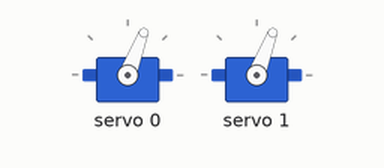
Bench run of a sketch on a simulated Arduino Uno, built with avr-gcc and run on an emulated ATmega328P. Parts: 2 × servo.

Above: at 0.05 s.
Timing chart, 0 to 3.5 s (numbered marks = the images above):
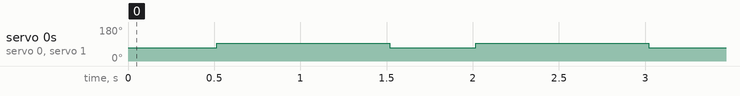

Measured:
- by itself, servo 0, servo 1: alternates 93° for 1.0 s and 69° for 0.50 s

The sketch:

servoPWMHybridExample.ino
```cpp
#include <Wire.h>
#include <Adafruit_PWMServoDriver.h>
#include "CogServo.h"

Adafruit_PWMServoDriver pwm = Adafruit_PWMServoDriver(); // default I2C addr 0x40
CogServo driveServos(pwm);                               // PWM driver mode

void setup() {
  // Use channels 0 and 1 (begin() will initialize driver to 50 Hz by default)
  driveServos.begin(0, 1); // left channel 0, right channel 1
  driveServos.halt(0.0f);
}

void loop() {
  // Reverse turn for 800 ms with a R/L asymmetry
  driveServos.driveProportional(-40, +40, 0.5f);

  // Small pause
  driveServos.halt(1.0f);
}
```

CogServo.cpp
```cpp
#include "CogServo.h"

// -------------------- Constructors --------------------

CogServo::CogServo()
: _mode(Mode::ServoMode),
  _leftValue(90), _rightValue(90),
  _leftAngle(90), _rightAngle(90),
  _leftUS(1450), _rightUS(1450) {
}

CogServo::CogServo(Adafruit_PWMServoDriver &pwmDriver)
: _mode(Mode::PwmMode),
  _pwm(&pwmDriver),
  _leftValue(0), _rightValue(0),
  _leftAngle(90), _rightAngle(90),
  _leftUS(1450), _rightUS(1450) {
}

// -------------------- Public API --------------------

void CogServo::begin(uint8_t leftPinOrChannel, uint8_t rightPinOrChannel, bool initPwmDriver) {
    if (_mode == Mode::ServoMode) {
        _leftServo.attach(leftPinOrChannel);
        _rightServo.attach(rightPinOrChannel);
        // Keep neutral by default
        _leftAngle = 90;
        _rightAngle = 90;
        writeCurrent();
    } else {
        // PWM mode: treat inputs as PCA9685 channels
        _leftChannel  = leftPinOrChannel;
        _rightChannel = rightPinOrChannel;

        // Optionally ensure 50Hz for servos
        if (_pwm && initPwmDriver) {
            _pwm->begin();
            _pwm->setPWMFreq(50); // typical servo frequency
            delay(10);
        }

        // Neutral microseconds
        _leftUS  = 1500;
        _rightUS = 1500;
        writeCurrent();
    }
}

void CogServo::driveProportional(int leftProportion, int rightProportion, float durationInSeconds) {
    // Flip right as in your original code
    rightProportion = -rightProportion;

    if (_mode == Mode::ServoMode) {
        _leftAngle  = mapProportionToAngle(leftProportion);
        _rightAngle = mapProportionToAngle(rightProportion);
    } else {
        _leftUS  = mapProportionToMicrosecond(leftProportion);
        _rightUS = mapProportionToMicrosecond(rightProportion);
    }

    writeCurrent();

    if (durationInSeconds > 0.0f) {
        const unsigned long ms = (unsigned long)(durationInSeconds * 1000.0f);
        delay(ms);
    }
}

void CogServo::drive(float durationInSeconds) {
    // Write whatever the current members are (no remapping)
    writeCurrent();

    if (durationInSeconds > 0.0f) {
        const unsigned long ms = (unsigned long)(durationInSeconds * 1000.0f);
        delay(ms);
    }
}

void CogServo::translate(int delta) {
    if (_mode == Mode::ServoMode) {
        _leftAngle  = clampAngle(_leftAngle  + delta);
        _rightAngle = clampAngle(_rightAngle + delta);
    } else {
        // Adjust in microseconds; then re-clamp and apply deadband if needed
        int l = (int)_leftUS + delta;
        int r = (int)_rightUS + delta;
        l = constrain(l, 900, 2100);
        r = constrain(r, 900, 2100);
        // // Re-apply the commanded values (respect deadband rule)
        // _leftUS  = (l >= 1350 && l <= 1550) ? 1450 : (uint16_t)l;
        // _rightUS = (r >= 1350 && r <= 1550) ? 1450 : (uint16_t)r;
    }
    writeCurrent();
}

void CogServo::rotate(int leftDelta, int rightDelta) {
    if (_mode == Mode::ServoMode) {
        _leftAngle  = clampAngle(_leftAngle  + leftDelta);
        _rightAngle = clampAngle(_rightAngle + rightDelta);
    } else {
        int l = (int)_leftUS + leftDelta;
        int r = (int)_rightUS + rightDelta;
        l = constrain(l, 900, 2100);
        r = constrain(r, 900, 2100);
        // _leftUS  = (l >= 1350 && l <= 1550) ? 1450 : (uint16_t)l;
        // _rightUS = (r >= 1350 && r <= 1550) ? 1450 : (uint16_t)r;
    }
    writeCurrent();
}

void CogServo::halt(float durationInSeconds) {
    if (_mode == Mode::ServoMode) {
        _leftAngle  = 90;
        _rightAngle = 90;
    } else {
        _leftUS  = 1500;
        _rightUS = 1500;
    }
    writeCurrent();

    if (durationInSeconds > 0.0f) {
        const unsigned long ms = (unsigned long)(durationInSeconds * 1000.0f);
        delay(ms);
    }
}

// -------------------- Private helpers --------------------

int CogServo::clampAngle(int v) {
    if (v < 0)   return 0;
    if (v > 180) return 180;
    return v;
}

int CogServo::mapProportionToAngle(int proportion) {
    // Constrain input to [-100, 100], then map to [0, 180].
    proportion = constrain(proportion, -100, 100);
    long mapped = map(proportion, -100, 100, 0, 180);
    return (int)mapped;
}

uint16_t CogServo::mapProportionToMicrosecond(int proportion) {
    // Constrain to [-100..100] and map to [900..2100]
    proportion = constrain(proportion, -100, 100);
    long us = map(proportion, -100, 100, 900, 2100);

    // // Deadband: anything in [1350..1550] => 1450
    // if (us >= 1350 && us <= 1550) {
    //     us = 1450;
    // }

    // Final clamp & cast
    if (us < 900)  us = 900;
    if (us > 2100) us = 2100;
    return (uint16_t)us;
}

void CogServo::writeCurrent() {
    if (_mode == Mode::ServoMode) {
        // (Keep the same behavior as your original implementation)
        _leftServo.write(_leftAngle);
        _rightServo.write(_rightAngle);
    } else {
        // PWM driver mode: write microseconds via the Adafruit driver
        if (_pwm) {
            _pwm->writeMicroseconds(_leftChannel,  _leftUS);
            _pwm->writeMicroseconds(_rightChannel, _rightUS);
        }
    }
}
```

CogServo.h
```cpp
#ifndef COGSERVO_H
#define COGSERVO_H

#include <Arduino.h>
#include <Servo.h>
#include <Adafruit_PWMServoDriver.h>

class CogServo {
public:
    // --- Constructors ---
    // Default: use the standard Servo.h
    CogServo();

    // Use Adafruit PCA9685 driver (Adafruit_PWMServoDriver)
    explicit CogServo(Adafruit_PWMServoDriver &pwmDriver);

    ~CogServo() = default;

    // Attach two drive outputs:
    // - Servo mode: 'leftPin' and 'rightPin' are Arduino pins for Servo.attach()
    // - PWM mode:   'leftPin' and 'rightPin' are PCA9685 channel numbers [0..15]
    //   If 'initPwmDriver' is true, we set PWM frequency to 50 Hz.
    void begin(uint8_t leftPin, uint8_t rightPin, bool initPwmDriver = true);

    // Drive using proportions in [-100, 100]; blocks for durationInSeconds.
    // In Servo mode -> map to [0..180] via mapProportionToAngle().
    // In PWM mode   -> map to [600..2100] via mapProportionToMicrosecond().
    void driveProportional(int leftProportion, int rightProportion, float durationInSeconds);

    // Writes current values to hardware and then delays (no remapping)
    void drive(float durationInSeconds);

    // Adjust both by 'delta' (angles in Servo mode, microseconds in PWM mode) and write.
    void translate(int delta);

    // Adjust left/right independently and write.
    void rotate(int leftDelta, int rightDelta);

    // Halt: centers both (90 deg in Servo mode, 1450 us in PWM mode).
    void halt(float durationInSeconds);

    // Optional helpers (angles when in Servo mode; last requested angle)
    int getLeftValue()  const { return _leftValue; }
    int getRightValue() const { return _rightValue; }
    int getLeftAngle()  const { return _leftAngle; }
    int getRightAngle() const { return _rightAngle; }

private:
    enum class Mode : uint8_t { ServoMode, PwmMode };

    // Mode
    Mode _mode;

    // --- Servo.h mode members ---
    Servo _leftServo;
    Servo _rightServo;

    // --- PWM driver mode members ---
    Adafruit_PWMServoDriver* _pwm = nullptr;
    uint8_t _leftChannel  = 0;
    uint8_t _rightChannel = 1;

    // Bookkeeping (semantic: “current request”)
    int _leftValue;    // generic current value (kept for compatibility)
    int _rightValue;
    int _leftAngle;    // 0..180 (used in Servo mode)
    int _rightAngle;   // 0..180
    uint16_t _leftUS;  // 600..2100 (used in PWM mode)
    uint16_t _rightUS; // 600..2100

    // Helpers
    static int clampAngle(int v);
    static int mapProportionToAngle(int proportion);               // [-100..100] -> [0..180]
    static uint16_t mapProportionToMicrosecond(int proportion);    // [-100..100] -> [600..2100], deadband 1350..1550 => 1450
    void writeCurrent();                                           // Writes to hardware (Servo.write or PWM.writeMicroseconds)
};

#endif // COGSERVO_H
```
